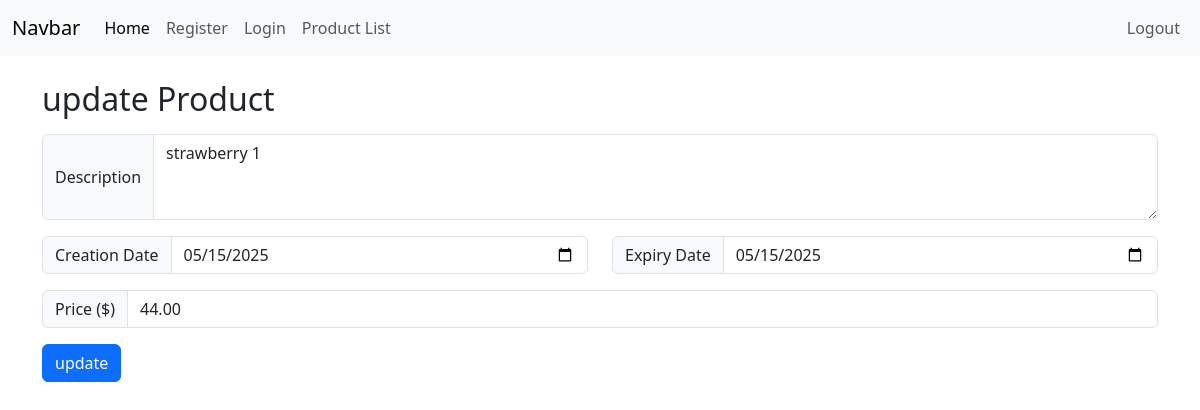
The page /updateproduct/1 on the database as committed earlier.
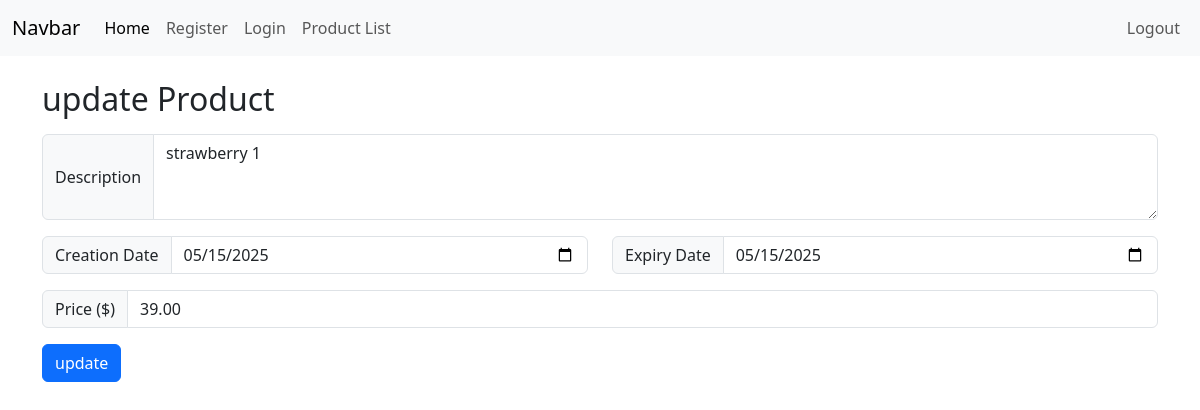
The same page on the database as committed later.
### products/models.py (models this page shows, shortened)
class Product(models.Model):
    name = models.CharField(max_length=100)
    description = models.TextField()
    creation_date = models.DateField()
    ex_date = models.DateField()
    country = models.CharField(max_length=50)
    price = models.DecimalField(max_digits=10, decimal_places=2)
    cat = models.CharField(max_length=50)
    image = models.ImageField(upload_to='static/')
    cat_obj = models.ManyToManyField(category,blank=True)

### products/views.py (the view)
# urls.py: path('updateproduct/<int:id>',Update_Product,name='updateproduct'),
def Update_Product(request,id):
    product=Product.objects.get(id=id)
    if request.method=='POST':
            product.description=request.POST['description']
            product.creation_date=request.POST['creation_date']
            product.ex_date=request.POST['ex_date']
            product.price=request.POST['price']
            print(request.POST['description'],
            request.POST['creation_date'],
            request.POST['ex_date'],
            request.POST['price'])
            product.save()
            return redirect(ProductList)
    else:
        return render(request, 'updateform.html', context={'product': product})

### products/templates/updateform.html (shortened to what this page needs)
{% extends 'base.html' %} {% load static %} {% block content %}
<div class="container mt-4">
  <h2>update Product</h2>
  <form method="post" enctype="multipart/form-data" class="mt-3">
    <div class="input-group mb-3">
      <span class="input-group-text">Description</span>
      <textarea
        name="description"
        class="form-control"
        rows="3"
      >{{product.description}}</textarea>
    </div>
    <div class="row mb-3">
      <div class="col-md-6">
        <div class="input-group">
          <span class="input-group-text">Creation Date</span>
          <input
            type="date"
            name="creation_date"
            class="form-control"
        value={{product.creation_date|date:'Y-m-d'}}
          />
        </div>
      </div>
      <div class="col-md-6">
        <div class="input-group">
          <span class="input-group-text">Expiry Date</span>
          <input type="date" name="ex_date" class="form-control" value={{product.ex_date|date:'Y-m-d'}} />
        </div>
      </div>
    </div>
    <div class="input-group mb-3">
      <span class="input-group-text">Price ($)</span>
      <input
        type="number"
        name="price"
        step="0.01"
        class="form-control"
        value={{product.price}}
      />
    </div>
    <button type="submit" class="btn btn-primary">update</button>
  </form>
</div>
{% endblock %}

### templates/base.html (shortened to what this page needs)
{% load static %}
<!DOCTYPE html>
<html lang="en">
  <head>
    <link
      href="https://cdn.jsdelivr.net/npm/bootstrap@5.3.6/dist/css/bootstrap.min.css"
      rel="stylesheet"
    />
  </head>
  <body>
    <nav class="navbar navbar-expand-lg bg-body-tertiary">
      <div class="container-fluid">
        <a class="navbar-brand" href="#">Navbar</a>
        <div class="collapse navbar-collapse" id="navbarNav">
          <ul class="navbar-nav me-auto">
            <li class="nav-item">
              <a class="nav-link active" href="{% url 'home' %}">Home</a>
            </li>
            <li class="nav-item">
              <a class="nav-link" href="{% url 'regform' %}">Register</a>
            </li>
            <li class="nav-item">
              <a class="nav-link" href="{% url 'loginform' %}">Login</a>
            </li>
            <li class="nav-item">
              <a class="nav-link" href="{% url 'p_list' %}">Product List</a>
            </li>
          </ul>
          <ul class="navbar-nav">
            <li class="nav-item">
              <a class="nav-link" href="{% url 'logout' %}">Logout</a>
            </li>
          </ul>
        </div>
      </div>
    </nav>
    {% block content %} {% endblock content %}
  </body>
</html>

Rows that differ between the two databases and show on the page:
changed Product "strawberry 1": price "44.00" → "39.00"
